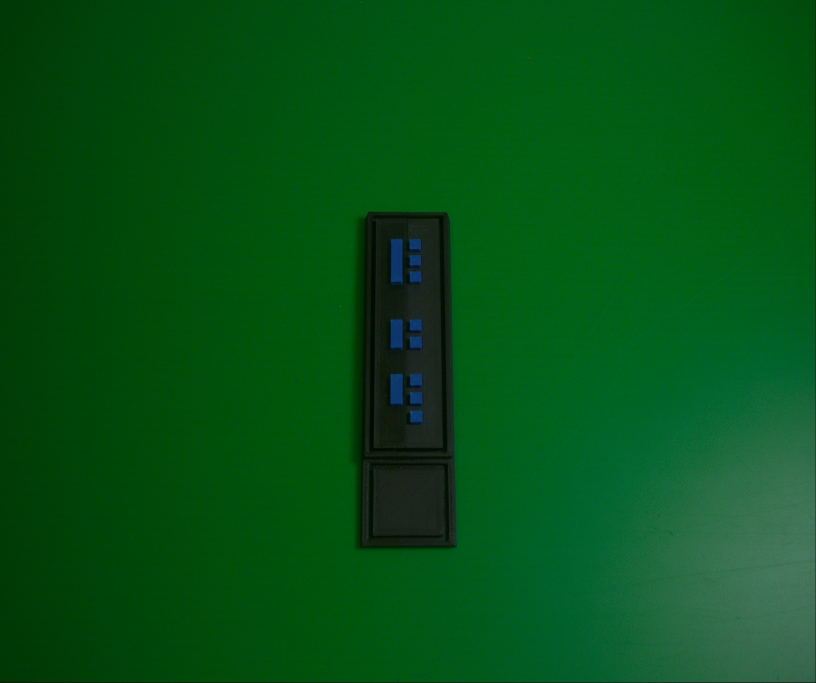
#> input picture Images/Blue.jpg, 2448 x 2048 px (shown at 1/3 size)
$ python -i extra_obj_fraud.py   (imports and definitions only)
#> lines starting #> are read from the running program, lines starting #| are printed output that depends on the picture; after the words box and inside, x2 and y2 are one past the last pixel; in counts of white or black regions, pixels touching at a corner belong together
import cv2
import numpy as np
import time
import math
from dataclasses import dataclass
from typing import List, Tuple, Dict, Optional

# ==================== CONSTANTS ====================
MINAREA = 15000
KERNEL_SIZE = (9, 9)
NOISE_THRESHOLD = 300
DIST_THRESHOLD = 45

# HSV color ranges with BGR display colors
COLOR_RANGES = {
    "red": ([0, 50, 50], [10, 255, 255], (0, 0, 0)),
    "red2": ([160, 50, 60], [180, 255, 255], (0, 0, 0)),
    "blue": ([80, 50, 50], [130, 255, 255], (0, 0, 0)),
    "yellow": ([20, 100, 100], [35, 255, 255], (0,0,0)),
    "black": ([0, 0, 0], [180, 255, 50], (50, 50, 50)),
}

# Digit detection color ranges
DIGIT_COLOR_RANGES = {
    "blue": ([90, 50, 110], [150, 255, 255]),
    "red1": ([0, 100, 40],   [10, 255, 255]),
    "red2": ([170, 100, 40], [180, 255, 255]),
    "yellow": ([20, 100, 100], [35, 255, 255])
}

# Product validation rules


VALIDATION_RULES = [
    {"min": 15000, "max": 17000, "color": "red"},
    {"min": 21000, "max": 29000, "color": "yellow"},
    {"min": 29500, "max": 35000, "color": "blue"},
]

# Digit size classification
DIGIT_SIZE_RANGES = {
    "SMALL": (100, 190),
    "MEDIUM": (330, 500),
    "BIG": (500, 700),
}

# Star Wars numbering system
STAR_WARS_NUMBERS = {
    0: ["SMALL"],
    1: ["SMALL", "SMALL"],
    2: ["SMALL", "SMALL", "SMALL"],
    3: ["SMALL", "SMALL", "SMALL", "SMALL"],
    4: ["MEDIUM", "SMALL"],
    5: ["MEDIUM", "SMALL", "SMALL"],
    6: ["MEDIUM", "SMALL", "SMALL", "SMALL"],
    7: ["BIG", "SMALL"],
    8: ["BIG", "SMALL", "SMALL"],
    9: ["BIG", "SMALL", "SMALL", "SMALL"]
}

GROUP_COLORS = [
    (255, 0, 0), (0, 255, 0), (0, 0, 255),
    (255, 255, 0), (255, 0, 255), (0, 255, 255),
]

# ==================== DATA CLASSES ====================
@dataclass
class ObjectResult:
    object_id: int
    area: float
    colors: List[Tuple[str, int]]
    contour: np.ndarray
    bbox: Tuple[int, int, int, int]
    is_fraud: bool = False
    fraud_reason: str = ""
    detected_digits: List[int] = None

    def __post_init__(self):
        if self.detected_digits is None:
            self.detected_digits = []

# ==================== UTILITY CLASSES ====================
class FPSCounter:
    def __init__(self):
        self.prev_time = time.time()

    def get_fps(self) -> float:
        curr_time = time.time()
        fps = 1.0 / (curr_time - self.prev_time)
        self.prev_time = curr_time
        return fps

class GeometryUtils:
    @staticmethod
    def euclidean_distance(p1: Tuple[int, int], p2: Tuple[int, int]) -> float:
        return math.hypot(p1[0] - p2[0], p1[1] - p2[1])

    # [27 lines left out: functions classify_digit_size, classify_digit_group, not called in this run]

# ==================== MAIN DETECTOR ====================
class IntegratedFraudDetector:
    def __init__(self, min_area=MINAREA, enable_digit_counting=True, resize_scale=0.3):
        self.min_area = min_area
        self.enable_digit_counting = enable_digit_counting
        self.resize_scale = resize_scale
        self.fps_counter = FPSCounter()
        self.geometry = GeometryUtils()
        self._print_header()

    @staticmethod
    def _print_header():
        title = '-' * 50
        print(f"{title:>20}\n{'Integrated Fraud Detection & Digit Counter':>45}\n{title:>20}")

    # ========== IMAGE PREPROCESSING ==========
    def clean_image(self, img: np.ndarray) -> np.ndarray:
        """Remove green background and return object mask."""
        hsv = cv2.cvtColor(img, cv2.COLOR_BGR2HSV)
        green_mask = cv2.inRange(hsv, np.array([35, 80, 40]), np.array([85, 255, 255]))
        object_mask = cv2.bitwise_not(green_mask)

        kernel = cv2.getStructuringElement(cv2.MORPH_RECT, KERNEL_SIZE)
        object_mask = cv2.morphologyEx(object_mask, cv2.MORPH_CLOSE, kernel)
        object_mask = cv2.morphologyEx(object_mask, cv2.MORPH_OPEN, kernel)


        return object_mask

    def remove_green_background(self, img: np.ndarray) -> np.ndarray:
        """Remove green background for digit detection."""
        hsv = cv2.cvtColor(img, cv2.COLOR_BGR2HSV)
        mask_green = cv2.inRange(hsv, np.array([35, 50, 50]), np.array([85, 255, 255]))
        mask_inv = cv2.bitwise_not(mask_green)
        return cv2.bitwise_and(img, img, mask=mask_inv)

    # ========== CONTOUR DETECTION ==========
    def find_contours(self, img: np.ndarray, mask: np.ndarray) -> List:
        """Find and filter contours above minimum area."""
        contours, _ = cv2.findContours(mask, cv2.RETR_EXTERNAL, cv2.CHAIN_APPROX_SIMPLE)
        return [cnt for cnt in contours if cv2.contourArea(cnt) >= self.min_area]

    # [19 lines left out: function draw_contours, not called in this run]

    # ========== COLOR CLASSIFICATION ==========
    def _get_color_mask(self, hsv: np.ndarray, contour_mask: np.ndarray,
                        color_name: str) -> Tuple[np.ndarray, int]:
        """Get mask and pixel count for a specific color."""
        lower, upper, _ = COLOR_RANGES[color_name]
        color_mask = cv2.inRange(hsv, np.array(lower), np.array(upper))
        color_mask = cv2.bitwise_and(color_mask, contour_mask)
        return color_mask, cv2.countNonZero(color_mask)

    def classify_colors(self, img: np.ndarray, mask: np.ndarray,
                       contours: List) -> List[ObjectResult]:
        """Classify colors in detected objects."""
        hsv = cv2.cvtColor(img, cv2.COLOR_BGR2HSV)
        results = []

        for obj_id, cnt in enumerate(contours):
            area = cv2.contourArea(cnt)

            contour_mask = np.zeros(mask.shape, dtype=np.uint8)
            cv2.drawContours(contour_mask, [cnt], -1, 255, -1)
            contour_mask = cv2.bitwise_and(contour_mask, mask)

            total_pixels = cv2.countNonZero(contour_mask)
            if total_pixels == 0:
                continue

            color_stats = {}

            for color_name in COLOR_RANGES.keys():
                _, count = self._get_color_mask(hsv, contour_mask, color_name)

                if count < NOISE_THRESHOLD:
                    continue

                if color_name == "red2":
                    color_stats["red"] = color_stats.get("red", 0) + count
                    continue

                color_stats[color_name] = count

            sorted_colors = sorted(color_stats.items(), key=lambda x: x[1], reverse=True)
            bbox = cv2.boundingRect(cnt)

            results.append(ObjectResult(obj_id, area, sorted_colors, cnt, bbox))

            print(f"\nObject {obj_id} | Area: {int(area)}")
            for c, cnt_px in sorted_colors:
                print(f"  {c}: {(cnt_px / total_pixels) * 100:.2f}%")

        return results

    # ========== FRAUD DETECTION ==========
    def check_fraud(self, obj: ObjectResult) -> Tuple[bool, str]:
        """Check if object is fraudulent based on area and color rules."""
        non_black_colors = [(c, cnt) for c, cnt in obj.colors if c != "black"]

        if not non_black_colors:
            return True, "No color markings detected"

        # Create color presence dict
        color_dict = {c: cnt for c, cnt in non_black_colors}

        # Check against validation rules
        for rule in VALIDATION_RULES:
            if rule["min"] <= obj.area <= rule["max"]:
                expected_color = rule["color"]

                # Check if expected color is present (even if not dominant)
                if expected_color in color_dict:
                    return False, "Valid object"

                # If expected color not present, it's fraud
                dominant_color = max(non_black_colors, key=lambda x: x[1])[0]
                return True, f"Expected {expected_color} markings, found {dominant_color}"

        return True, f"Area {obj.area:.0f} does not match any known product size"

    # [131 lines left out: functions get_expected_color_for_area, _get_digit_mask, _group_centroids, count_digits_in_object, get_object_axis, not called in this run]

    # ========== VISUALIZATION ==========
    def draw_fraud_marker(self, img: np.ndarray, obj: ObjectResult):
        """Draw fraud marker on image."""
        cnt_scaled = (obj.contour * self.resize_scale).astype(np.int32)
        x, y, w, h = cv2.boundingRect(cnt_scaled)

        cv2.putText(img, "FRAUD", ((x + w) // 2, (y + h) // 2),
                   cv2.FONT_HERSHEY_SIMPLEX, 1, (0, 0, 255), 2)

        rect = cv2.minAreaRect(cnt_scaled)
        box = np.int32(cv2.boxPoints(rect))
        cv2.drawContours(img, [box], 0, (0, 0, 255), 2)

    def draw_fps(self, img: np.ndarray) -> np.ndarray:
        """Draw FPS counter on image."""
        fps = self.fps_counter.get_fps()
        h, w = img.shape[:2]
        cv2.putText(img, f"FPS: {fps:.2f}", (w - 180, 40),
                   cv2.FONT_HERSHEY_SIMPLEX, 0.9, (0, 255, 0), 2, cv2.LINE_AA)
        return img

    # [21 lines left out: function compute_object_value, not called in this run]


    # ========== MAIN PROCESSING ==========
    def process_frame(self, img: np.ndarray, show_contours: bool = False) -> np.ndarray:
        """Main processing pipeline for a single frame."""
        # Step 1: Detect objects
        mask = self.clean_image(img)
        contours = self.find_contours(img, mask)

        if show_contours:
            vis = self.draw_contours(img, contours)


        # Step 2: Classify colors
        objects = self.classify_colors(img, mask, contours)

        # if not objects:
        #     #img = cv2.resize(img, None, fx=self.resize_scale, fy=self.resize_scale)
        #     cv2.putText(img, "No object detected", (40, 60),
        #                cv2.FONT_HERSHEY_SIMPLEX, 0.9, (0, 0, 255), 2)
        #     return self.draw_fps(img)

        # Step 3: Prepare resized image
        #img = cv2.resize(img, None, fx=self.resize_scale, fy=self.resize_scale)
        img_no_green = self.remove_green_background(img)

        # Step 4: Process each object
        valid_count = 0
        fraud_count = 0

        for obj in objects:
            is_fraud, reason = self.check_fraud(obj)
            obj.is_fraud = is_fraud
            obj.fraud_reason = reason

            if is_fraud:
                fraud_count += 1
                print(f"✗ Object {obj.object_id}: FRAUD - {reason}")
                self.draw_fraud_marker(img, obj)
            else:
                valid_count += 1
                print(f"✓ Object {obj.object_id}: VALID - {reason}")

                if self.enable_digit_counting:
                    color_to_count = self.get_expected_color_for_area(obj.area)
                    if color_to_count:
                        cnt_scaled = (obj.contour * self.resize_scale).astype(np.int32)
                        img, digits = self.count_digits_in_object(
                            img_no_green, img, cnt_scaled, color_to_count
                        )
                        obj.detected_digits = digits

                        value = self.compute_object_value(digits, color_to_count)

                        if value is not None:
                            cnt_scaled = (obj.contour * self.resize_scale).astype(np.int32)
                            x, y, w, h = cv2.boundingRect(cnt_scaled)

                            cv2.putText(
                                img,
                                f"Value: {value}",
                                (x, y - 15),
                                cv2.FONT_HERSHEY_SIMPLEX,
                                0.9,
                                (255, 255, 255),
                                2,
                                cv2.LINE_AA
                            )

                            print(f"   Final value ({color_to_count}): {value}")


        #Summary
        print(f"\n{'='*50}")
        print(f"Total objects: {len(objects)}")
        print(f"Valid objects: {valid_count}")
        print(f"Fraud objects: {fraud_count}")
        print(f"{'='*50}\n")

        return self.draw_fps(img)

# ==================== CONVENIENCE FUNCTIONS ====================
# [4 lines left out: function process_image, not called in this run]

def resize_image(img: np.ndarray, scale: float = 1/3) -> np.ndarray:
    """Resize image by scale factor."""
    return cv2.resize(img, (int(img.shape[1] * scale), int(img.shape[0] * scale)))

>>> import cv2
>>> picture = cv2.imread('Images/Blue.jpg')
#> picture is the input picture: shape (2048, 2448, 3); mean B, G, R 22.4, 82.9, 5.5
>>> result = IntegratedFraudDetector().process_frame(picture)
#> in clean_image, `hsv = cv2.cvtColor(img, cv2.COLOR_BGR2HSV)`: hsv: shape (2048, 2448, 3); mean H, S, V 66.4, 237.8, 83.1
#> in clean_image, `green_mask = cv2.inRange(hsv, np.array([35, 80, 40]), np.array([85, 25..`:
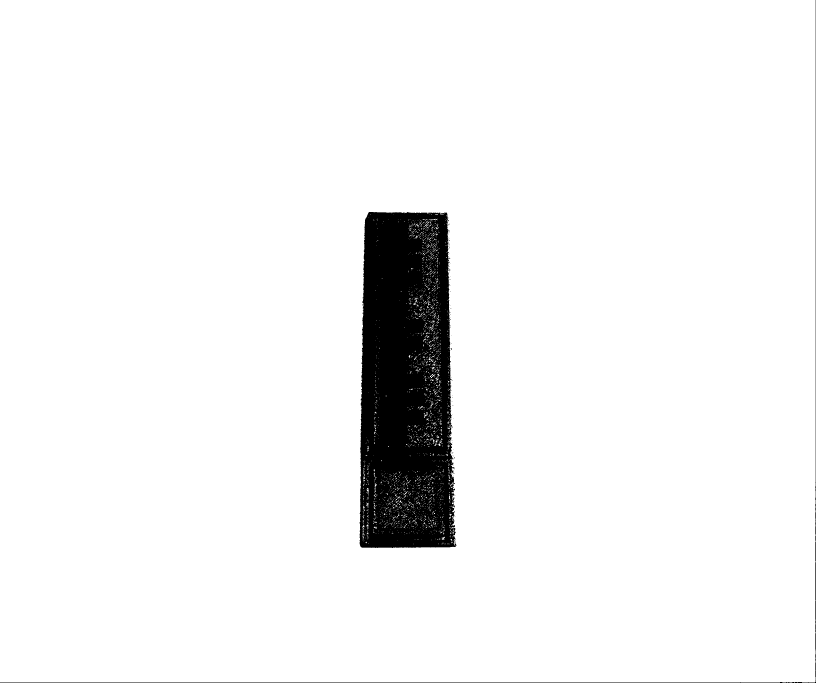
#> green_mask: shape (2048, 2448) (shown at 1/3 size); 94.8% white; 96 black regions (94 under 20 px), largest, box (x1, y1, x2, y2) and area: (1079, 636, 1369, 1644) 255680, (0, 0, 2448, 2048) 5004
#> in clean_image, `object_mask = cv2.morphologyEx(object_mask, cv2.MORPH_CLOSE, kernel)`: object_mask: shape (2048, 2448); 5.5% white; 2 white regions, box (x1, y1, x2, y2) and area: (1079, 636, 1369, 1644) 269921, (0, 0, 2448, 2048) 5078
#> in clean_image, `object_mask = cv2.morphologyEx(object_mask, cv2.MORPH_OPEN, kernel)`:
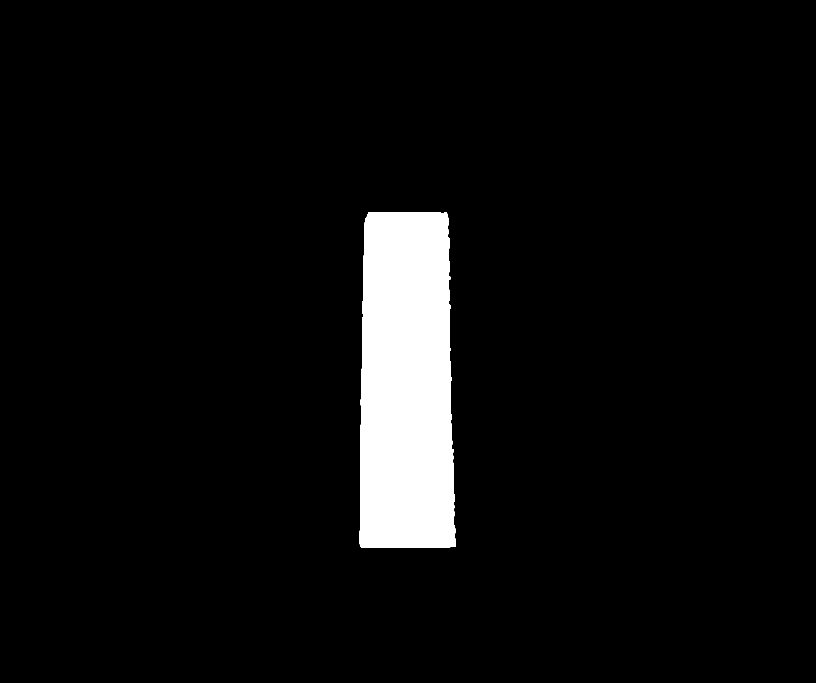
#> object_mask: shape (2048, 2448) (shown at 1/3 size); 5.4% white; 1 white region
#> in find_contours, `contours, _ = cv2.findContours(mask, cv2.RETR_EXTERNAL, cv2.CHAIN_APPR..`: contours = 1 contour; box (x1, y1, x2, y2) and area: (1079, 636, 1367, 1643) 268136
#> the loop in classify_colors, `for obj_id, cnt in enumerate(contours):` made 1 pass
#> (obj_id, area, total_pixels, sorted_colors, bbox) on pass 1: (0, 268135.5, 269419, [('black', 246165), ('blue', 23300)], (1079, 636, 288, 1007))
#| Object 0 | Area: 268135
#|   black: 91.37%
#|   blue: 8.65%
#> pass 1, in _get_color_mask (call 3), `color_mask = cv2.inRange(hsv, np.array(lower), np.array(upper))`:
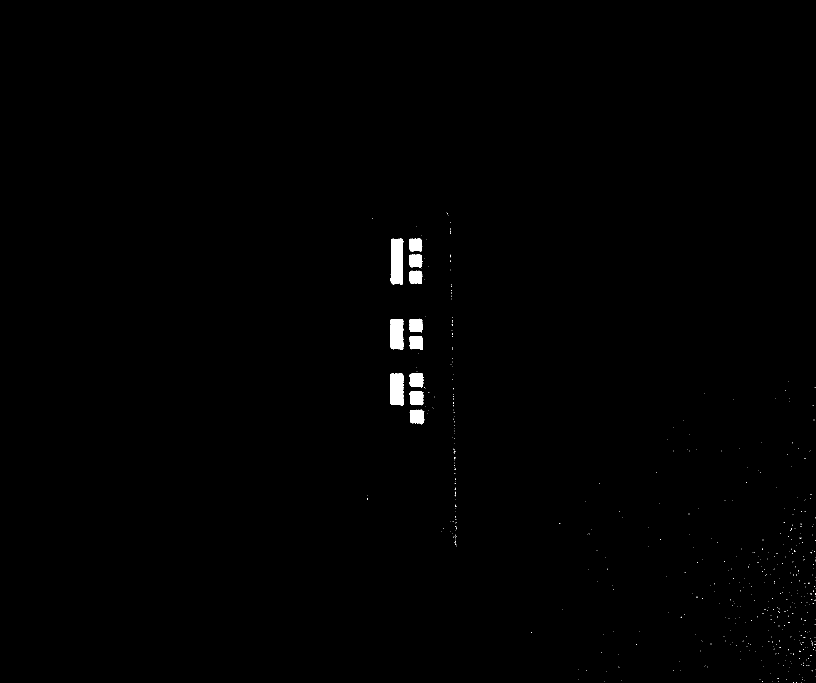
#> color_mask: shape (2048, 2448) (shown at 1/3 size); 0.49% white; 519 white regions (508 under 20 px), largest, box (x1, y1, x2, y2) and area: (1172, 716, 1210, 854) 4776, (1171, 1121, 1211, 1217) 3607, (1171, 957, 1210, 1050) 3342
#> pass 1, in _get_color_mask (call 5), `color_mask = cv2.inRange(hsv, np.array(lower), np.array(upper))`:
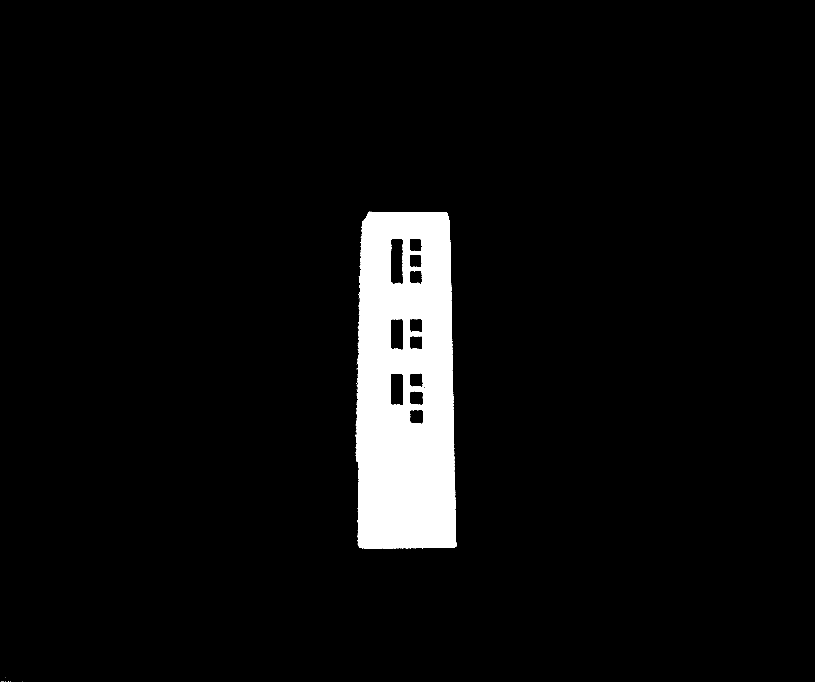
#> color_mask: shape (2048, 2448) (shown at 1/3 size); 5.3% white; 37 white regions (35 under 20 px), largest, box (x1, y1, x2, y2) and area: (1066, 635, 1370, 1646) 260729, (0, 0, 2448, 2048) 4670
#> after the loop in classify_colors, `for obj_id, cnt in enumerate(contours):`: results = 1 item
#> in remove_green_background, `mask_green = cv2.inRange(hsv, np.array([35, 50, 50]), np.array([85, 25..`:
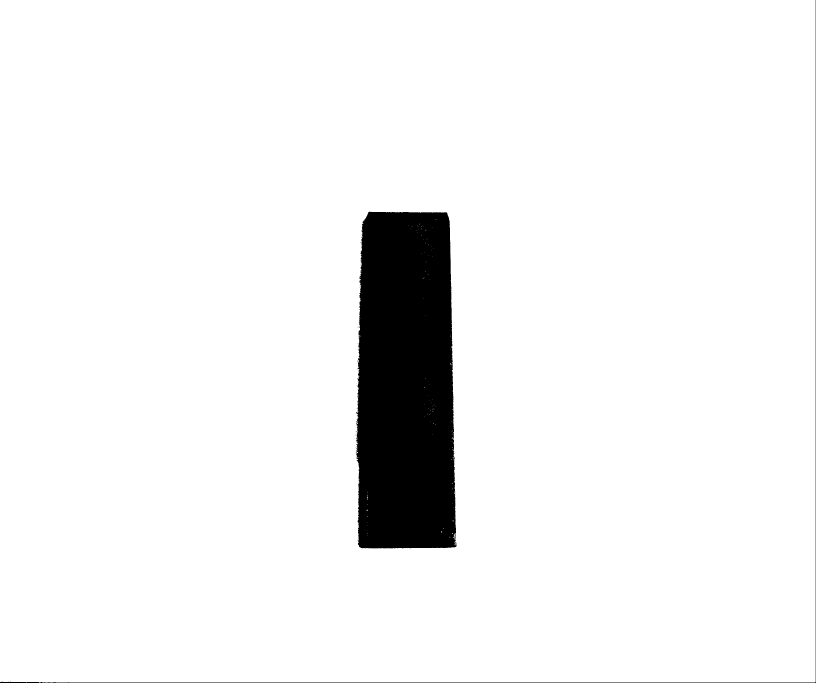
#> mask_green: shape (2048, 2448) (shown at 1/3 size); 94.3% white; 32 black regions (30 under 20 px), largest, box (x1, y1, x2, y2) and area: (1067, 635, 1370, 1645) 282388, (0, 0, 2448, 2048) 4630
#> in remove_green_background, `mask_inv = cv2.bitwise_not(mask_green)`:
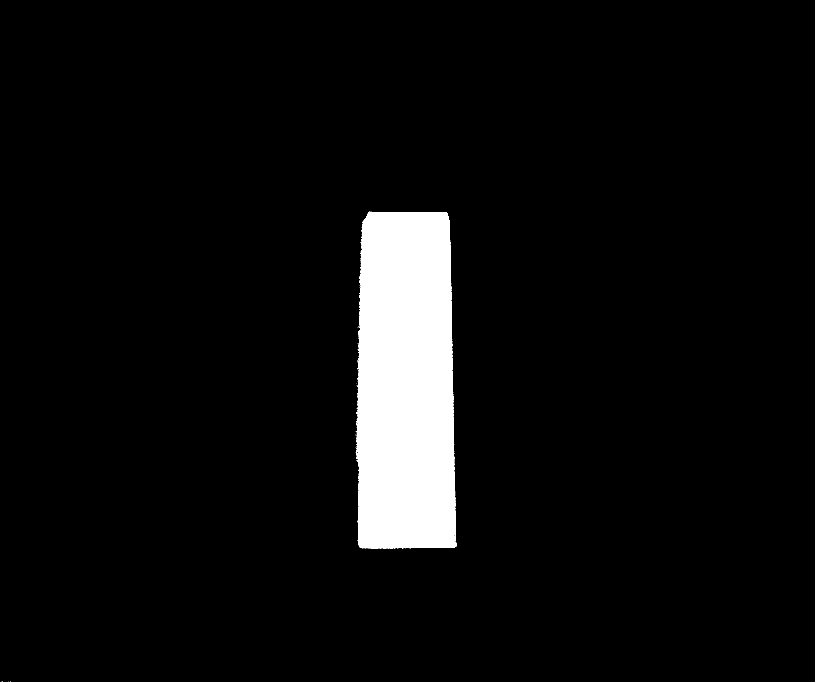
#> mask_inv: shape (2048, 2448) (shown at 1/3 size); 5.7% white; 32 white regions (30 under 20 px), largest, box (x1, y1, x2, y2) and area: (1067, 635, 1370, 1645) 282388, (0, 0, 2448, 2048) 4630
#> in remove_green_background, `return cv2.bitwise_and(img, img, mask=mask_inv)`:
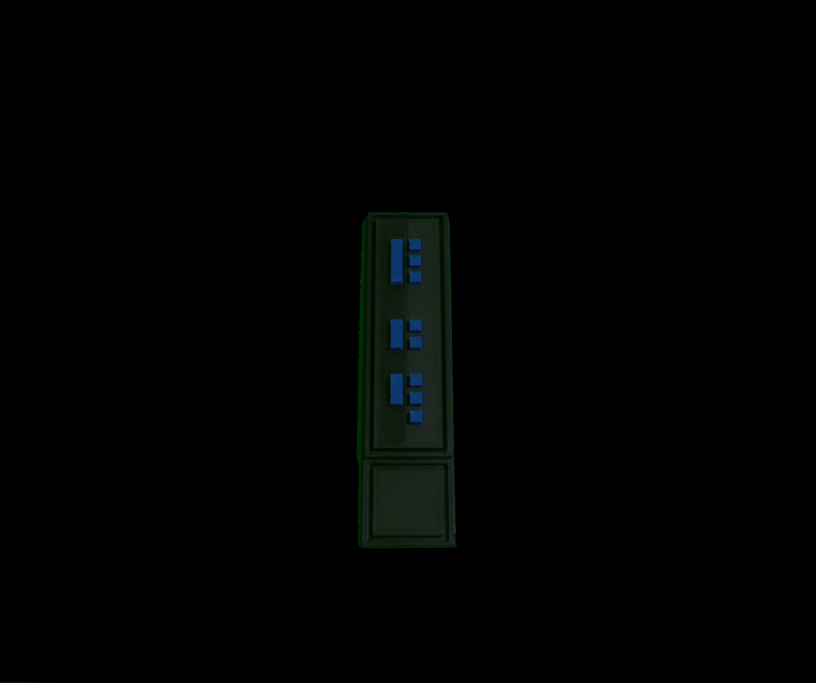
#> returned value: shape (2048, 2448, 3) (shown at 1/3 size); mean of channels 0, 1, 2 1.4, 1.9, 1; drawn as B, G, R
#> the loop in process_frame, `for obj in objects:` made 1 pass
#> (non_black_colors in check_fraud, color_dict in check_fraud, is_fraud, obj.is_fraud, fraud_count) on pass 1: ([('blue', 23300)], {'blue': 23300}, True, True, 1)
#| ✗ Object 0: FRAUD - Area 268136 does not match any known product size
#> after the loop in process_frame, `for obj in objects:`: fraud_count = 1; valid_count = 0
#| Total objects: 1
#| Valid objects: 0
#| Fraud objects: 1
#> in draw_fps, `h, w = img.shape[:2]`: h = 2048; w = 2448
